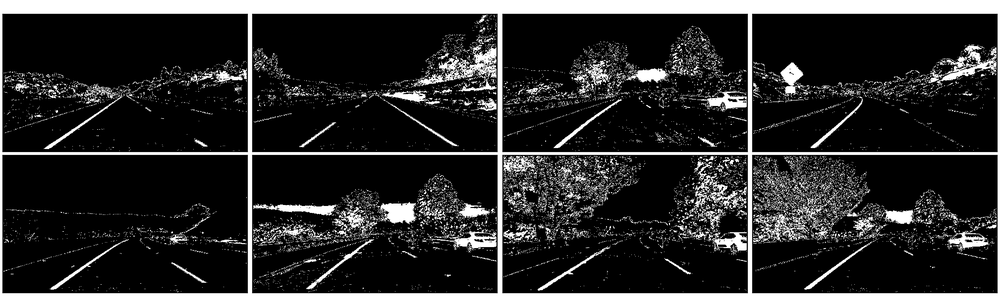
#> input picture resources/combined.png, 1000 x 307 px, shrunk from 2018 x 620 before the run; its folder holds only this picture in this run
$ python -i utils.py   (imports and definitions only)   (older library calls are emulated)
#> lines starting #> are read from the running program, lines starting #| are printed output that depends on the picture; after the words box and inside, x2 and y2 are one past the last pixel; in counts of white or black regions, pixels touching at a corner belong together
#> further down, picture is the input picture: shape (307, 1000, 3); min 0, max 255, mean 49.5
import numpy as np
import cv2
import glob
import matplotlib.pyplot as plt

# [81 lines left out: functions show_images, abs_sobel_thresh, mag_thresh, dir_threshold, hls_select, not called in this run]

def cal_undistort(img, mtx, dist):
    undist = cv2.undistort(img, mtx, dist, None, mtx)
    return undist

# [7 lines of commented-out code are left out]

# [11 lines left out: functions warp, unwarp, not called in this run]

def color_thresh(img):
    hls_image = cv2.cvtColor(img, cv2.COLOR_RGB2HLS)
#> hls_image: shape (307, 1000, 3); mean of channels 0, 1, 2 0, 49.5, 0
    lower = np.uint8([  0, 200,   0])
    upper = np.uint8([255, 255, 255])
    white_mask = cv2.inRange(hls_image, lower, upper)
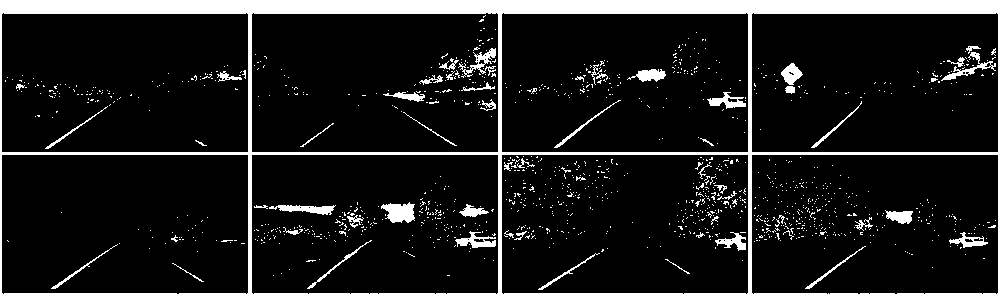
#> white_mask: shape (307, 1000); 14.6% white; 1225 white regions (1166 under 20 px), largest, box (x1, y1, x2, y2) and area: (0, 0, 1000, 307) 35379, (381, 202, 415, 223) 490, (269, 205, 336, 215) 370
    # yellow color mask
    lower = np.uint8([ 10,   0, 100])
    upper = np.uint8([ 40, 255, 255])
    yellow_mask = cv2.inRange(hls_image, lower, upper)
#> yellow_mask: shape (307, 1000); every value is 0
    # combine the mask
    mask = cv2.bitwise_or(white_mask, yellow_mask)
    # yellow_white_image = cv2.bitwise_and(img, img, mask = mask)

    binary_output = np.zeros_like(img[:, :, 0])
    binary_output[(mask != 0)] = 1

    return binary_output

>>> import cv2
>>> picture = cv2.cvtColor(cv2.imread('resources/combined.png'), cv2.COLOR_BGR2RGB)
>>> result = color_thresh(picture)

$ run again, on resources/sliding_window.png
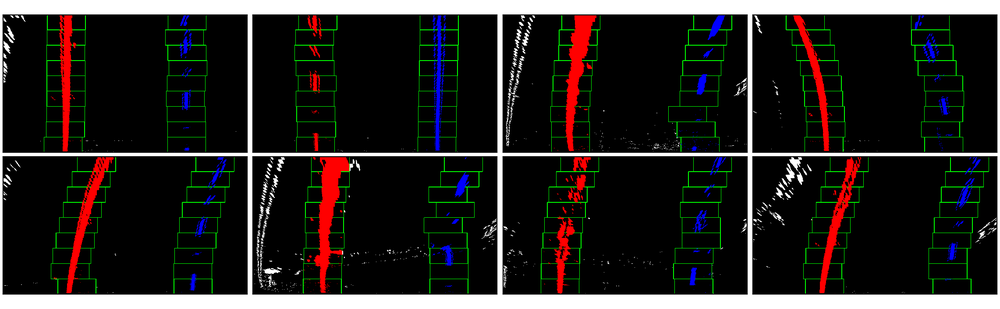
#> input picture resources/sliding_window.png, 1000 x 309 px, shrunk from 2282 x 704 before the run
#> hls_image: shape (309, 1000, 3); mean of channels 0, 1, 2 8.6, 40.5, 41.8
#> in color_thresh, `white_mask = cv2.inRange(hls_image, lower, upper)`:
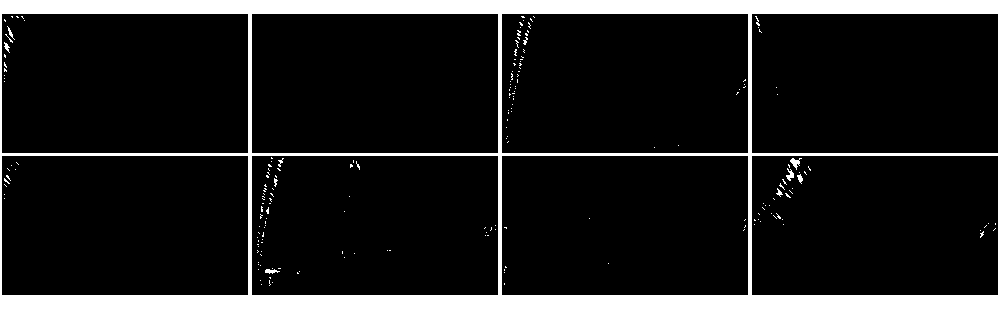
#> white_mask: shape (309, 1000); 11.8% white; 199 white regions (188 under 20 px), largest, box (x1, y1, x2, y2) and area: (0, 0, 1000, 309) 35448, (790, 158, 802, 170) 64, (786, 168, 794, 181) 53
#> yellow_mask: shape (309, 1000); 0.14% white in thin lines or dots, all inside (x1, y1, x2, y2) = (54, 16, 981, 293)
#> in color_thresh, `mask = cv2.bitwise_or(white_mask, yellow_mask)`:
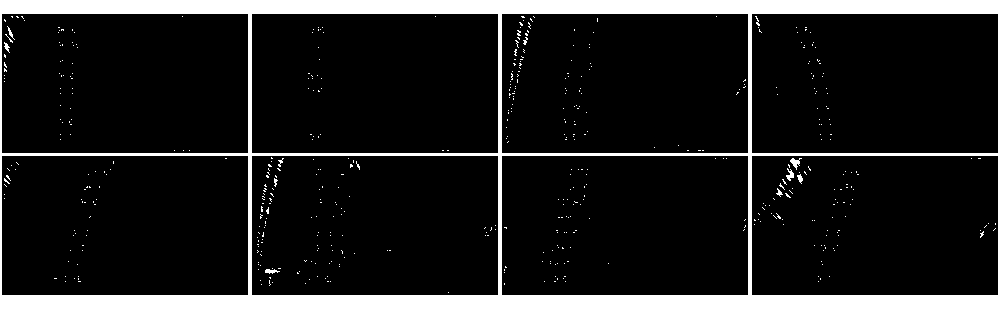
#> mask: shape (309, 1000); 11.9% white; 518 white regions (507 under 20 px), largest, box (x1, y1, x2, y2) and area: (0, 0, 1000, 309) 35448, (790, 158, 802, 170) 64, (786, 168, 794, 181) 53
